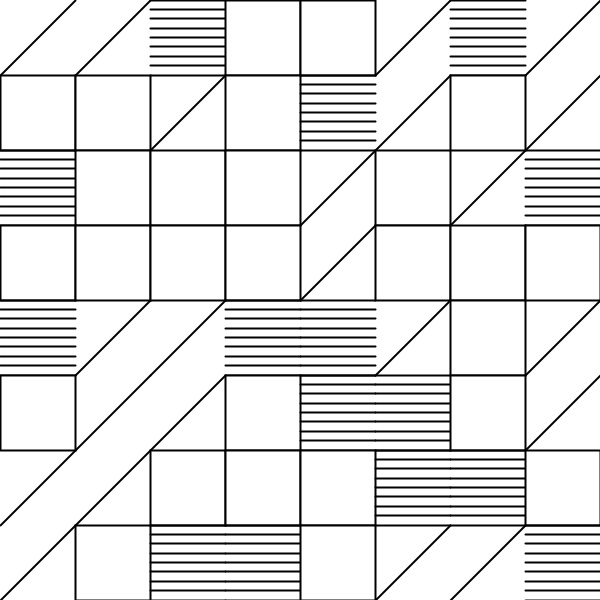
Frame 1 (no input)
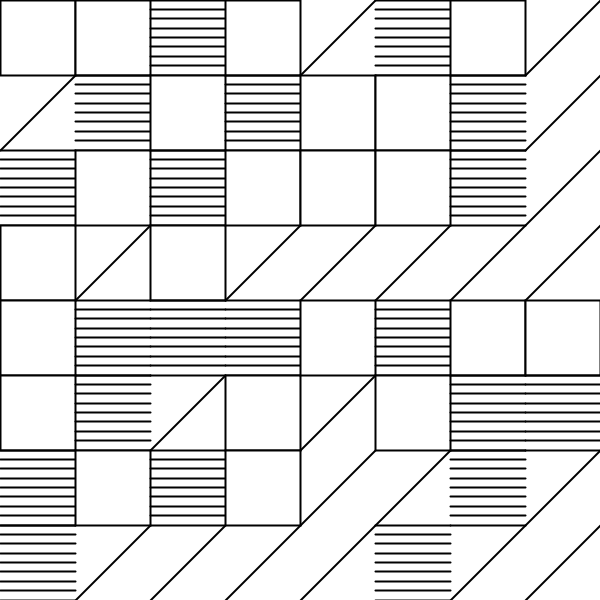
Frame 2 (the mouse pressed at the canvas centre, redrawn once)

The Processing sketch that drew these frames (run headless with seeded random() and noise(); the mouse was pressed at the canvas centre and the sketch redrawn once):

// Processing sketch: processing_9905
// ── processing_9905.pde

// pattern 0001
// fjenett 20100523

float w8, h8;  // width, height div 8

void setup ()
{
    size( 600, 600 );
    
    smooth();
    
    w8 = width / 8.0;
    h8 = height / 8.0;
}

void draw ()
{
    background( 255 );
    strokeWeight( 2 );
    
    for ( int ix = 0; ix < 8; ix++ )
    {
        for ( int iy = 0; iy < 8; iy++ )
        {
            
            int choice = int( random( 3 ) );
            
            switch ( choice )
            {
                case 0:
                    rect( ix*w8, iy*h8, w8, h8 );
                    break;
                case 1:
                    line( ix*w8, iy*h8+h8, ix*w8+w8, iy*h8 );
                    break;
                case 2:
                    for ( int i = 0; i < 9; i++ )
                    {
                        line( ix*w8, iy*h8+i*w8/8, ix*w8+w8, iy*h8+i*w8/8 );
                    }
            }
        }
    }
    
    noLoop(); // stop looping draw()
}

void mousePressed ()
{
    redraw(); // start looping draw()   
}
